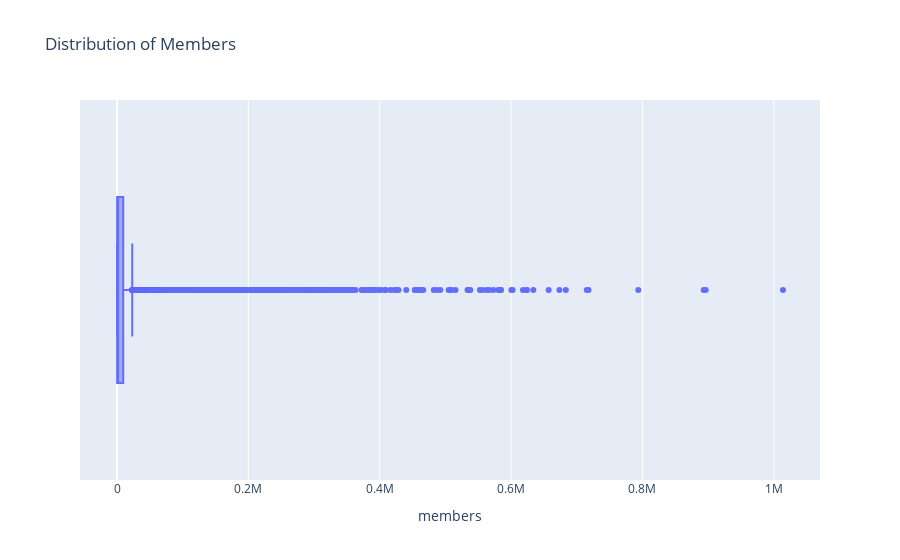

This figure's notebook cell:
### Markdown cell above
### Distribution of Members:

Histogram to visualize the distribution of members.

### Code cell
import plotly.express as px

# Create an interactive box plot for the 'members' column
fig = px.box(anime_df, x='members', title='Distribution of Members')

# Show the plot
fig.show()

### Figure 1 — Plotly figure (JSON) as saved in the notebook; plotly's stock layout.template omitted (floating-point values rounded to 4 significant figures; data arrays with more than 128 entries replaced by an {"elided": "..."} marker saying what was removed)
{"data": [{"alignmentgroup": "True", "hovertemplate": "members=%{x}<extra></extra>", "legendgroup": "", "marker": {"color": "#636efa"}, "name": "", "notched": false, "offsetgroup": "", "orientation": "h", "showlegend": false, "type": "box", "x": {"elided": "12294 int values"}, "x0": " ", "xaxis": "x", "y0": " ", "yaxis": "y"}], "layout": {"boxmode": "group", "legend": {"tracegroupgap": 0}, "title": {"text": "Distribution of Members"}, "xaxis": {"anchor": "y", "domain": [0, 1], "title": {"text": "members"}}, "yaxis": {"anchor": "x", "domain": [0, 1]}}}
